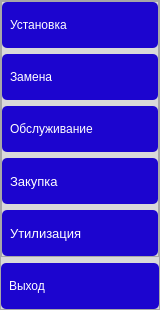
            <widget class="QFrame" name="side_menu">
             <property name="sizePolicy">
              <sizepolicy hsizetype="Preferred" vsizetype="Preferred">
               <horstretch>0</horstretch>
               <verstretch>0</verstretch>
              </sizepolicy>
             </property>
             <property name="minimumSize">
              <size>
               <width>0</width>
               <height>50</height>
              </size>
             </property>
             <property name="maximumSize">
              <size>
               <width>160</width>
               <height>10000</height>
              </size>
             </property>
             <property name="styleSheet">
              <string notr="true">background-color: rgb(217, 217, 217);</string>
             </property>
             <property name="frameShape">
              <enum>QFrame::StyledPanel</enum>
             </property>
             <property name="frameShadow">
              <enum>QFrame::Raised</enum>
             </property>
             <layout class="QVBoxLayout" name="verticalLayout_3">
              <property name="leftMargin">
               <number>0</number>
              </property>
              <property name="topMargin">
               <number>0</number>
              </property>
              <property name="rightMargin">
               <number>0</number>
              </property>
              <property name="bottomMargin">
               <number>0</number>
              </property>
              <item alignment="Qt::AlignLeft|Qt::AlignTop">
               <widget class="QFrame" name="frame_7">
                <property name="sizePolicy">
                 <sizepolicy hsizetype="Preferred" vsizetype="Preferred">
                  <horstretch>0</horstretch>
                  <verstretch>0</verstretch>
                 </sizepolicy>
                </property>
                <property name="minimumSize">
                 <size>
                  <width>50</width>
                  <height>200</height>
                 </size>
                </property>
                <property name="maximumSize">
                 <size>
                  <width>200</width>
                  <height>300</height>
                 </size>
                </property>
                <property name="styleSheet">
                 <string notr="true">QPushButton {
	font: 10pt &quot;Arial&quot;;
	text-align: left;
	padding: 8px;
	background-color: #1c05cf;
	color: #ffffff;
	border-radius: 5px;
	width: 140px;
	height: 30px;

}

QPushButton:pressed {
	font: 10pt &quot;Arial&quot;;
	text-align: left;
	padding: 10px;
	background-color: #130390;
	color: #ffffff;
	border-radius: 5px;
	width: 140px;
	height: 30px;
}</string>
                </property>
                <property name="frameShape">
                 <enum>QFrame::StyledPanel</enum>
                </property>
                <property name="frameShadow">
                 <enum>QFrame::Raised</enum>
                </property>
                <layout class="QVBoxLayout" name="verticalLayout_4">
                 <property name="leftMargin">
                  <number>0</number>
                 </property>
                 <property name="topMargin">
                  <number>0</number>
                 </property>
                 <property name="rightMargin">
                  <number>0</number>
                 </property>
                 <property name="bottomMargin">
                  <number>0</number>
                 </property>
                 <item>
                  <widget class="QPushButton" name="InstallationButton">
                   <property name="sizePolicy">
                    <sizepolicy hsizetype="Fixed" vsizetype="Fixed">
                     <horstretch>0</horstretch>
                     <verstretch>0</verstretch>
                    </sizepolicy>
                   </property>
                   <property name="styleSheet">
                    <string notr="true"/>
                   </property>
                   <property name="text">
                    <string>Установка</string>
                   </property>
                   <property name="icon">
                    <iconset>
                     <normaloff>:/icons/icons/download.svg</normaloff>:/icons/icons/download.svg</iconset>
                   </property>
                   <property name="iconSize">
                    <size>
                     <width>20</width>
                     <height>20</height>
                    </size>
                   </property>
                  </widget>
                 </item>
                 <item>
                  <widget class="QPushButton" name="ChangeButton">
                   <property name="sizePolicy">
                    <sizepolicy hsizetype="Fixed" vsizetype="Fixed">
                     <horstretch>0</horstretch>
                     <verstretch>0</verstretch>
                    </sizepolicy>
                   </property>
                   <property name="text">
                    <string>Замена</string>
                   </property>
                   <property name="icon">
                    <iconset>
                     <normaloff>:/icons/icons/refresh-ccw.svg</normaloff>:/icons/icons/refresh-ccw.svg</iconset>
                   </property>
                   <property name="iconSize">
                    <size>
                     <width>20</width>
                     <height>20</height>
                    </size>
                   </property>
                  </widget>
                 </item>
                 <item>
                  <widget class="QPushButton" name="RepairButton">
                   <property name="sizePolicy">
                    <sizepolicy hsizetype="Fixed" vsizetype="Fixed">
                     <horstretch>0</horstretch>
                     <verstretch>0</verstretch>
                    </sizepolicy>
                   </property>
                   <property name="text">
                    <string>Обслуживание</string>
                   </property>
                   <property name="icon">
                    <iconset>
                     <normaloff>:/icons/icons/settings.svg</normaloff>:/icons/icons/settings.svg</iconset>
                   </property>
                   <property name="iconSize">
                    <size>
                     <width>20</width>
                     <height>20</height>
                    </size>
                   </property>
                  </widget>
                 </item>
                 <item>
                  <widget class="QPushButton" name="PurchaseButton">
                   <property name="sizePolicy">
                    <sizepolicy hsizetype="Fixed" vsizetype="Fixed">
                     <horstretch>0</horstretch>
                     <verstretch>0</verstretch>
                    </sizepolicy>
                   </property>
                   <property name="font">
                    <font>
                     <family>Arial</family>
                     <pointsize>10</pointsize>
                     <weight>50</weight>
                     <italic>false</italic>
                     <bold>false</bold>
                    </font>
                   </property>
                   <property name="text">
                    <string>Закупка</string>
                   </property>
                   <property name="icon">
                    <iconset>
                     <normaloff>:/newPrefix/icons/ruble.svg</normaloff>:/newPrefix/icons/ruble.svg</iconset>
                   </property>
                   <property name="iconSize">
                    <size>
                     <width>20</width>
                     <height>20</height>
                    </size>
                   </property>
                  </widget>
                 </item>
                 <item>
                  <widget class="QPushButton" name="UtilizationButton">
                   <property name="sizePolicy">
                    <sizepolicy hsizetype="Fixed" vsizetype="Fixed">
                     <horstretch>0</horstretch>
                     <verstretch>0</verstretch>
                    </sizepolicy>
                   </property>
                   <property name="minimumSize">
                    <size>
                     <width>116</width>
                     <height>0</height>
                    </size>
                   </property>
                   <property name="font">
                    <font>
                     <family>Arial</family>
                     <pointsize>10</pointsize>
                     <weight>50</weight>
                     <italic>false</italic>
                     <bold>false</bold>
                    </font>
                   </property>
                   <property name="text">
                    <string>Утилизация</string>
                   </property>
                   <property name="icon">
                    <iconset>
                     <normaloff>:/icons/icons/trash-2.svg</normaloff>:/icons/icons/trash-2.svg</iconset>
                   </property>
                   <property name="iconSize">
                    <size>
                     <width>20</width>
                     <height>20</height>
                    </size>
                   </property>
                  </widget>
                 </item>
                </layout>
               </widget>
              </item>
              <item>
               <widget class="QPushButton" name="ExitButton">
                <property name="styleSheet">
                 <string notr="true">QPushButton {
	font: 10pt &quot;Arial&quot;;
	text-align: left;
	padding: 8px;
	background-color: #1c05cf;
	color: #ffffff;
	border-radius: 5px;
	width: 140px;
	height: 30px;

}

QPushButton:pressed {
	font: 10pt &quot;Arial&quot;;
	text-align: left;
	padding: 10px;
	background-color: #130390;
	color: #ffffff;
	border-radius: 5px;
	width: 140px;
	height: 30px;
}</string>
                </property>
                <property name="text">
                 <string>Выход</string>
                </property>
                <property name="icon">
                 <iconset>
                  <normaloff>:/icons/icons/corner-down-left.svg</normaloff>:/icons/icons/corner-down-left.svg</iconset>
                </property>
               </widget>
              </item>
             </layout>
            </widget>
